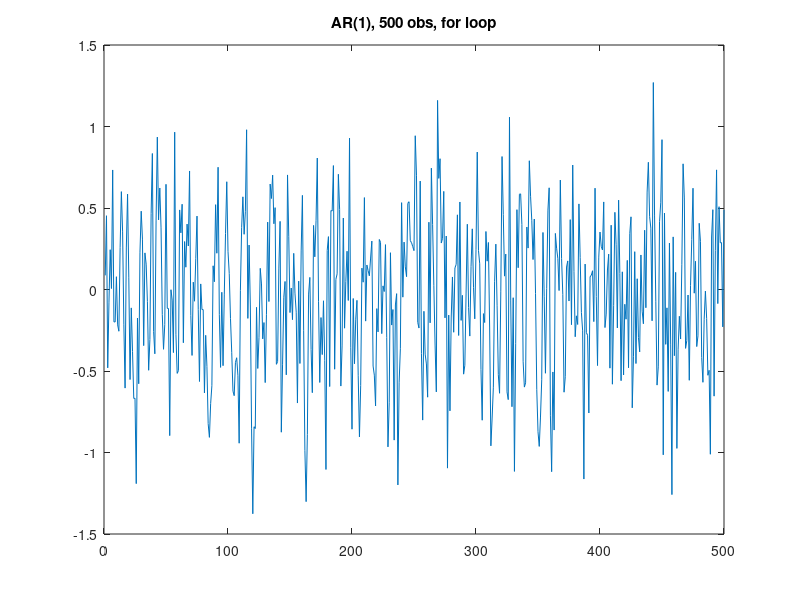

This chart was generated by the following MATLAB code: (Note: this script raises an error after producing the figure.)
clear; close all; clc; rng(123);
%%

%%%%%% EXERCISE ONE %%%%%%

%AR1: y_t = \phi y_{t-1} + \epsilon_t
T = 500;
phi = 0.4;
sigma2 = 0.2;
epsilon = sqrt(sigma2)*randn(T,1); %\sigmaN(0,1) = N(0,\sigma^2)

%for loop
y=zeros(T,1);
y(1)=epsilon(1);
for t = 2:T
    y(t) = phi*y(t-1) + epsilon(t);
end
plot(y)
title('AR(1), 500 obs, for loop')
yline(0, 'r', 'LineWidth', 1.5)
% --- Save each figure automatically as PDF ---
    filename = sprintf('Ex1a.pdf');
    exportgraphics(gcf, filename, 'ContentType', 'vector', 'BackgroundColor', 'white');


%function filter
%AR(1): (1-\phiL)y_t = \epsilon_t
y_filter = filter(1,[1 -phi],epsilon);
plot(y_filter)
title('AR(1), filter function')
yline(0, 'r', 'LineWidth', 1.5)
% --- Save each figure automatically as PDF ---
    filename = sprintf('Ex1b.pdf');
    exportgraphics(gcf, filename, 'ContentType', 'vector', 'BackgroundColor', 'white');

%confront
diff_val = max(abs(y - y_filter));
fprintf('max difference: %.2e\n', diff_val);

plot(y,'b'); hold on;
plot(y_filter, '--r');
legend('for loop', 'filter');
title('for loop vs filter (AR(1))');
hold off;
% --- Save each figure automatically as PDF ---
    filename = sprintf('Ex1c.pdf');
    exportgraphics(gcf, filename, 'ContentType', 'vector', 'BackgroundColor', 'white');

%%

%%%%%% EXERCISE TWO %%%%%%

%AR1: y_t = c+\phi y_{t-1} + \epsilon_t
% E(y_t) = \frac{c}{1-\phi} = 3
c = 1.2;

phi_b = 0.6;
sigma2_b = 0.4;
epsilon_b = sqrt(sigma2_b)*randn(T,1); %\sigmaN(0,1) = N(0,\sigma^2)

%for loop
y_b=zeros(T,1);
y_b(1)=20;
for t = 2:T
    y_b(t) = c+phi_b*y_b(t-1) + epsilon_b(t);
end
plot(y_b)
title('AR(1) with constant, E(y_t) = 3, y(1) = 20, 500 obs, for loop')
yline(3, 'r', 'LineWidth', 1.5)
% --- Save each figure automatically as PDF ---
    filename = sprintf('Ex2a.pdf');
    exportgraphics(gcf, filename, 'ContentType', 'vector', 'BackgroundColor', 'white');

% burn-in
T_burn = 500;            % burn-in

eps_long = sqrt(sigma2_b)*randn(T_burn+T,1);

y_long = zeros(T_burn+T,1);
y_long(1) = 20;
for t = 2:(T_burn+T)
    y_long(t) = c + phi_b*y_long(t-1) + eps_long(t);
end

y_burned = y_long(T_burn+1:end);
plot(y_burned)
yline(3, 'r', 'LineWidth', 1.5)
title('AR(1), E(y_t) = 3, y(1) = 20, burn-in = 500')
% --- Save each figure automatically as PDF ---
    filename = sprintf('Ex2b.pdf');
    exportgraphics(gcf, filename, 'ContentType', 'vector', 'BackgroundColor', 'white');

%%

%%%%%% EXERCISE THREE %%%%%%

% OLS estimator: beta = \frac{Cov(y_t,y_{t-1})}{V(y_{t-1})}
sigma2_c = 0.3;
phi_c = 0.4;
T_c = 250;
T_burn = 200;
B = 5000;

beta = zeros(B,1);
tstats = zeros(B,1);

for b = 1:B
    epsilon_c  = sqrt(sigma2_c)*randn(T_c + T_burn,1);
    y_c = zeros(T_c+T_burn,1);
    y_c(1) = 0;
    for t = 2:(T_c + T_burn)
        y_c(t) = phi_c*y_c(t-1) + epsilon_c(t);
    end
    y_c = y_c(T_burn+1:end);             %discard the burn-in
    Y  = y_c(2:end);
    X  = y_c(1:end-1);

    beta(b) = (X'*Y)/(X'*X);
    u = Y - beta(b)*X;                   % residuals
    RSS = u' * u;
    df  = (T_c - 1) - 1;
    sigma2_hat = RSS / df;
    se_beta = sqrt( sigma2_hat / (X' * X) );
    tstat_b = beta(b) / se_beta;         

    tstats(b) = tstat_b;

end
histogram (beta)
title ('OLS estimator distribution for AR(1), T=250, var=0.3, 5000 repetitions')% --- Save each figure automatically as PDF ---
    filename = sprintf('Ex3a.pdf');
    exportgraphics(gcf, filename, 'ContentType', 'vector', 'BackgroundColor', 'white');

crit = 1.96;           % 95% threshold, two-tail
reject = abs(tstats) > crit;
rejection_rate = mean(reject);       % rejection frequence (in [0,1])
fprintf('Rejection rate @95%% (T=250): %.3f\n', rejection_rate);

% statistics
mean_beta = mean(beta);
std_beta  = std(beta);
bias_beta = mean_beta - phi_c;    % bias

fprintf('Mean(phî) = %.4f\n', mean_beta);
fprintf('Std(phî)  = %.4f\n', std_beta);
fprintf('Bias(phî) = %.4f\n', bias_beta);

%% ===============================================================
%  Exercise 4 - Macroeconometrics Problem Set 1
%  Empirical distribution of the OLS estimator in AR(1)

%% === Problem parameters ===
phi_true = 0.9;                      % true value of phi
T_values = [50, 100, 200, 1000];     % sample sizes
nSim     = 1000;                     % number of Monte Carlo simulations
sigma_2  = 0.3;                      % variance of white noise
burnin   = 200;                      % burn-in period

% Store all estimates
phi_hat_all = cell(length(T_values),1); 
mean_vals = zeros(length(T_values),1);
std_vals  = zeros(length(T_values),1);
delta_vals = zeros(length(T_values),1);

%% === Loop over different sample sizes ===
for k = 1:length(T_values)
    
    T = T_values(k);
    N = T + burnin;                 % total simulated length (with burn-in)
    phi_estimates = zeros(nSim,1);
    
    for s = 1:nSim
        
        % ---- 1. Simulate AR(1) process with burn-in ----
        x = zeros(N,1);                       
        eps = sqrt(sigma_2) * randn(N,1);     % white noise
        
        for t = 2:N
            x(t) = phi_true * x(t-1) + eps(t);
        end
        
        % Discard burn-in observations
        x = x(burnin+1:end);
        
        % ---- 2. OLS estimation of phi ----
        y = x(2:end);
        X = x(1:end-1);
        phi_est = (X' * y) / (X' * X);
        phi_estimates(s) = phi_est;
    end
    
    % Store stats
    phi_hat_all{k} = phi_estimates;               
    mean_vals(k) = mean(phi_estimates);
    std_vals(k)  = std(phi_estimates);
    delta_vals(k) = mean_vals(k) - phi_true;
    
end

%% ---- Plot empirical distributions (density, rescaled Y, saved as PDF) ----
x_limits = [0.7, 1.0];   % same x-axis scale for all plots

% 1. Find global maximum density across all histograms
max_density = 0;
for k = 1:length(T_values)
    [counts, edges] = histcounts(phi_hat_all{k}, 40, 'Normalization', 'pdf');
    max_density = max(max_density, max(counts));
end

% 2. Plot each histogram with same Y scale
for k = 1:length(T_values)
    estimates = phi_hat_all{k};

    figure('Color', 'w');
    histogram(estimates, 40, 'Normalization', 'pdf', ...
        'FaceColor', [0.3 0.6 0.9], 'EdgeColor', 'none', 'FaceAlpha', 0.85);
    hold on;

    % Reference lines
    xline(phi_true, 'r-', 'LineWidth', 1.8);
    xline(mean_vals(k), 'b--', 'LineWidth', 1.6);

    % Titles and labels
    title(sprintf('Empirical Distribution of OLS Estimates (T = %d)', T_values(k)), ...
        'FontWeight', 'bold', 'FontSize', 12);
    xlabel('Estimated φ', 'FontSize', 12);
    ylabel('Density', 'FontSize', 11);

    % Keep same X and Y scale across all plots
    xlim(x_limits);
    ylim([0, max_density * 1.1]);  % uniform Y scale
    grid on; box on;


    % --- Save each figure automatically as PDF ---
    filename = sprintf('Ex4_fig%d.pdf', k);
    exportgraphics(gcf, filename, 'ContentType', 'vector', 'BackgroundColor', 'white');

    hold off;
end


%% ===============================================================
%  Exercise 5 - Macroeconometrics Problem Set 1
%  OLS estimator of AR(1) when true DGP is MA(1)
%% ===============================================================

clear; clc; close all;
rng(1);

%% === Parameters ===
theta_true = 0.6;                               % true MA(1) parameter
a_true = theta_true / (1 + theta_true^2);       % implied pseudo-AR(1) value
T_values   = [50, 100, 200, 1000];              % sample sizes
nSim       = 1000;                              % number of simulations
sigma_2    = 0.3;                               % variance of white noise
burnin     = 200;                               % burn-in period

% Store estimates and statistics
a_hat_all   = cell(length(T_values),1);
mean_vals   = zeros(length(T_values),1);
std_vals    = zeros(length(T_values),1);
delta_vals  = zeros(length(T_values),1);

%% === Loop over different sample sizes ===
for k = 1:length(T_values)
    
    T = T_values(k);
    N = T + burnin;
    estimates = zeros(nSim,1);
    
    for s = 1:nSim
        % ---- 1. Generate MA(1) process with burn-in ----
        eps = sqrt(sigma_2) * randn(N+1,1);  % N+1 for lag
        x_full = zeros(N,1);
        for t = 1:N
            x_full(t) = eps(t+1) + theta_true * eps(t);
        end
        % Discard burn-in observations
        x = x_full(burnin+1:end);
        
        % ---- 2. Estimate AR(1) by OLS ----
        y = x(2:end);
        X = x(1:end-1);
        a_est = (X' * y) / (X' * X);
        estimates(s) = a_est;
    end
    
    % ---- 3. Compute summary statistics ----
    a_hat_all{k} = estimates;
    mean_vals(k) = mean(estimates);
    std_vals(k)  = std(estimates);
    delta_vals(k) = mean_vals(k) - a_true;
end

%% ---- 4. Determine global Y-scale for density plots ----
x_limits = [0.2, 0.8];  % reasonable range for a estimates
max_density = 0;
for k = 1:length(T_values)
    [counts, edges] = histcounts(a_hat_all{k}, 40, 'Normalization', 'pdf');
    max_density = max(max_density, max(counts));
end

%% ---- 5. Plot empirical distributions ----
for k = 1:length(T_values)
    estimates = a_hat_all{k};

    figure('Color', 'w');
    histogram(estimates, 40, 'Normalization', 'pdf', ...
        'FaceColor', [0.3 0.6 0.9], 'EdgeColor', 'none', 'FaceAlpha', 0.85);
    hold on;

    % Reference lines
    xline(a_true, 'r-', 'LineWidth', 1.8);
    xline(mean_vals(k), 'b--', 'LineWidth', 1.6);

    % Titles and labels
    title(sprintf('OLS Estimates (true DGP: MA(1), T = %d)', T_values(k)), ...
        'FontWeight', 'bold', 'FontSize', 12);
    xlabel('Estimated a', 'FontSize', 12);
    ylabel('Density', 'FontSize', 11);

    % Consistent scale across plots
    xlim(x_limits);
    ylim([0, max_density * 1.1]);
    grid on; box on;



    % --- Save figure automatically as PDF ---
    filename = sprintf('Ex5_fig%d.pdf', k);
    exportgraphics(gcf, filename, 'ContentType', 'vector', 'BackgroundColor', 'white');

    hold off;
end

%% ---- 6. Summary table ----
true_vals = a_true * ones(length(T_values),1);
ResultsTable = table(T_values(:), true_vals, mean_vals, std_vals, delta_vals, ...
    'VariableNames', {'T','True_aStar','Mean_aHat','Std_aHat','Delta_(Mean-True)'});

disp('Summary statistics for OLS estimator when true DGP is MA(1):')
disp(ResultsTable);


%% ===============================================================
%  Exercise 6 - Macroeconometrics Problem Set 1
% ================================================================


rng(123); clearvars -except rng; close all;

% --- Parameters ---
T       = 300;
sigma2  = 1;
phi     = [0.7, -0.3];
theta   = [0.5, 0.4];

% --- Generate ARMA(2,2) sample using local function below ---
[x, eps] = generate_ARMA(T, sigma2, phi, theta);

% --- Plot the simulated series ---
figure('Color','w');
plot(x, 'LineWidth', 1.3);
title('Exercise 6: Simulated ARMA(2,2) Series');
xlabel('Time');
ylabel('x_t');
grid on;

exportgraphics(gcf, 'Ex6_fig1.pdf', 'ContentType', 'vector');
